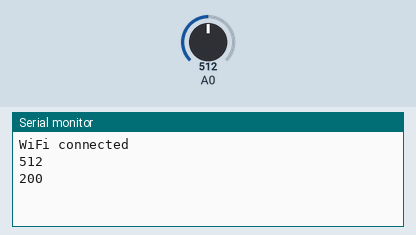
Recording of a sketch running on a simulated ESP8266 (NodeMCU). Parts: the last lines printed to the serial monitor. Inputs (shaded band) come from the test bench; at power-on: A0 = 512. WiFi joins after 1.5 s; servers stay silent unless stated; uploads are accepted with an empty reply.

Above: at 2.7 s.
2.8 s: A0 set to 716
At 7.9 s:
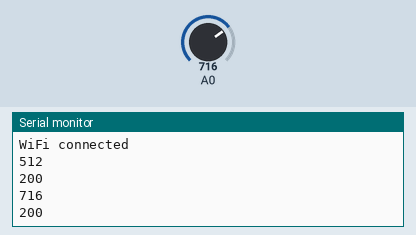
8.6 s: A0 set to 900
At 13.1 s:
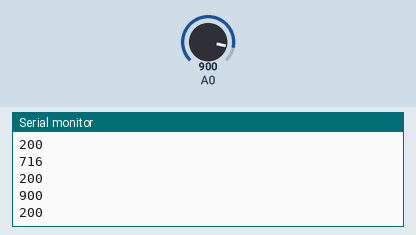
Timing chart, 0 to 14.6 s (numbered marks = the images above; inputs shaded):
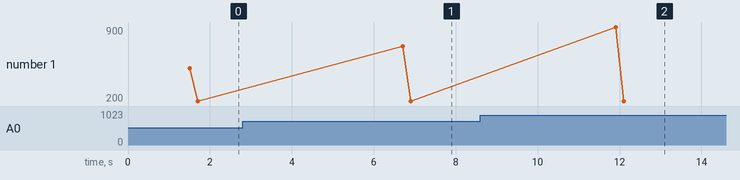

Measured:
- after the input at 2.8 s, the serial monitor: prints a new line after 3.9 s (image 1)
- after the input at 8.6 s, the serial monitor: prints a new line after 3.3 s (image 2)

The sketch:

e08_soil_firebase.ino
```cpp
#include <ESP8266WiFi.h>
#include <ESP8266HTTPClient.h>
#include <WiFiClientSecure.h>

void setup() {
  Serial.begin(115200);
  WiFi.begin("Your_SSID", "Your_PASSWORD");
  while (WiFi.status() != WL_CONNECTED) delay(500);
  Serial.println("WiFi connected");
}

void loop() {
  int moisture = analogRead(A0);
  Serial.println(moisture);

  WiFiClientSecure client;
  client.setInsecure();
  HTTPClient http;
  http.begin(client, "https://your-project-default-rtdb.firebaseio.com/moisture.json");
  Serial.println(http.PUT(String(moisture)));   // 200 = saved in Firebase
  http.end();
  delay(5000);
}
```
